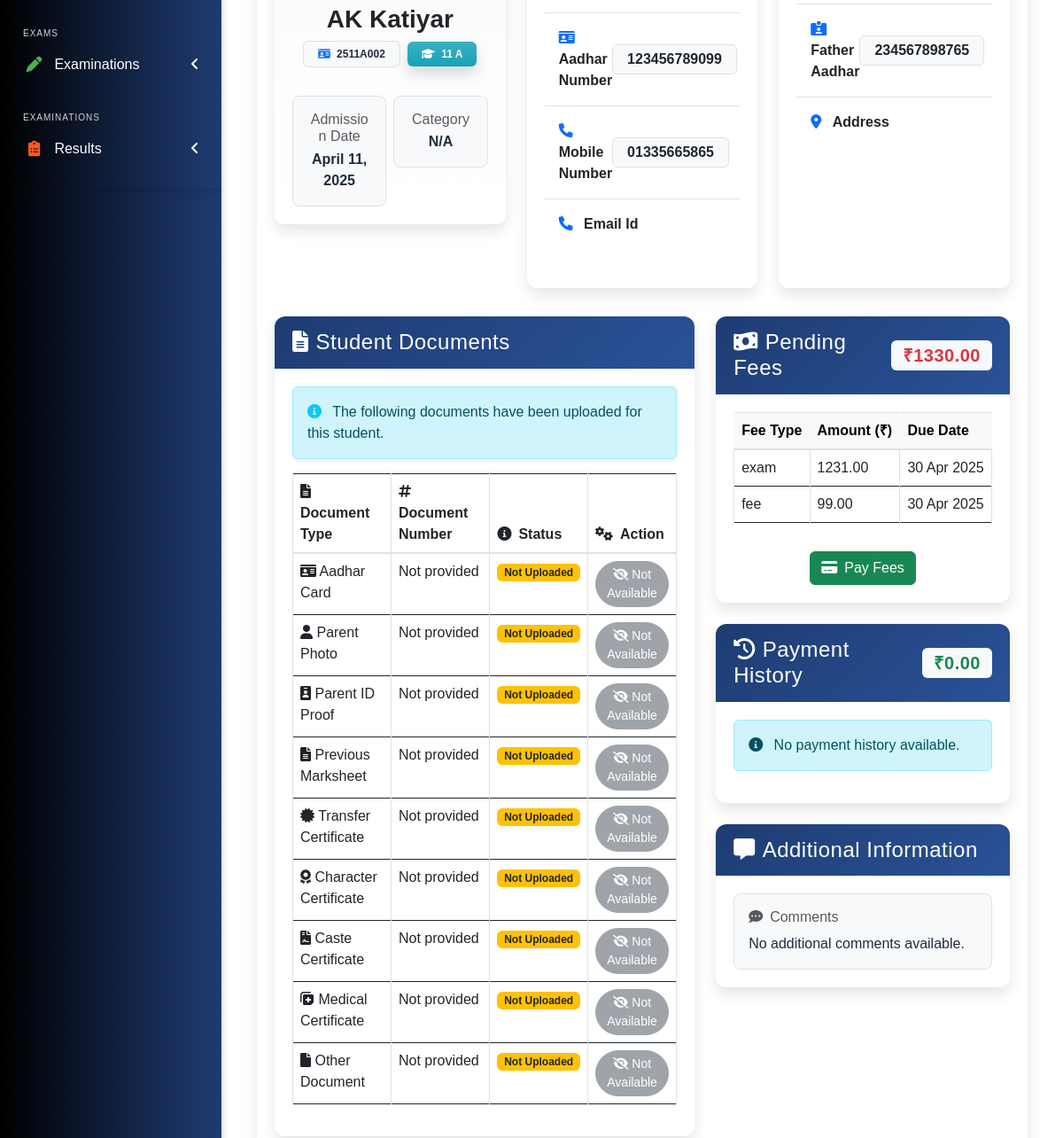
Before: /student/9/ (signed in, middle part) with the older database file.
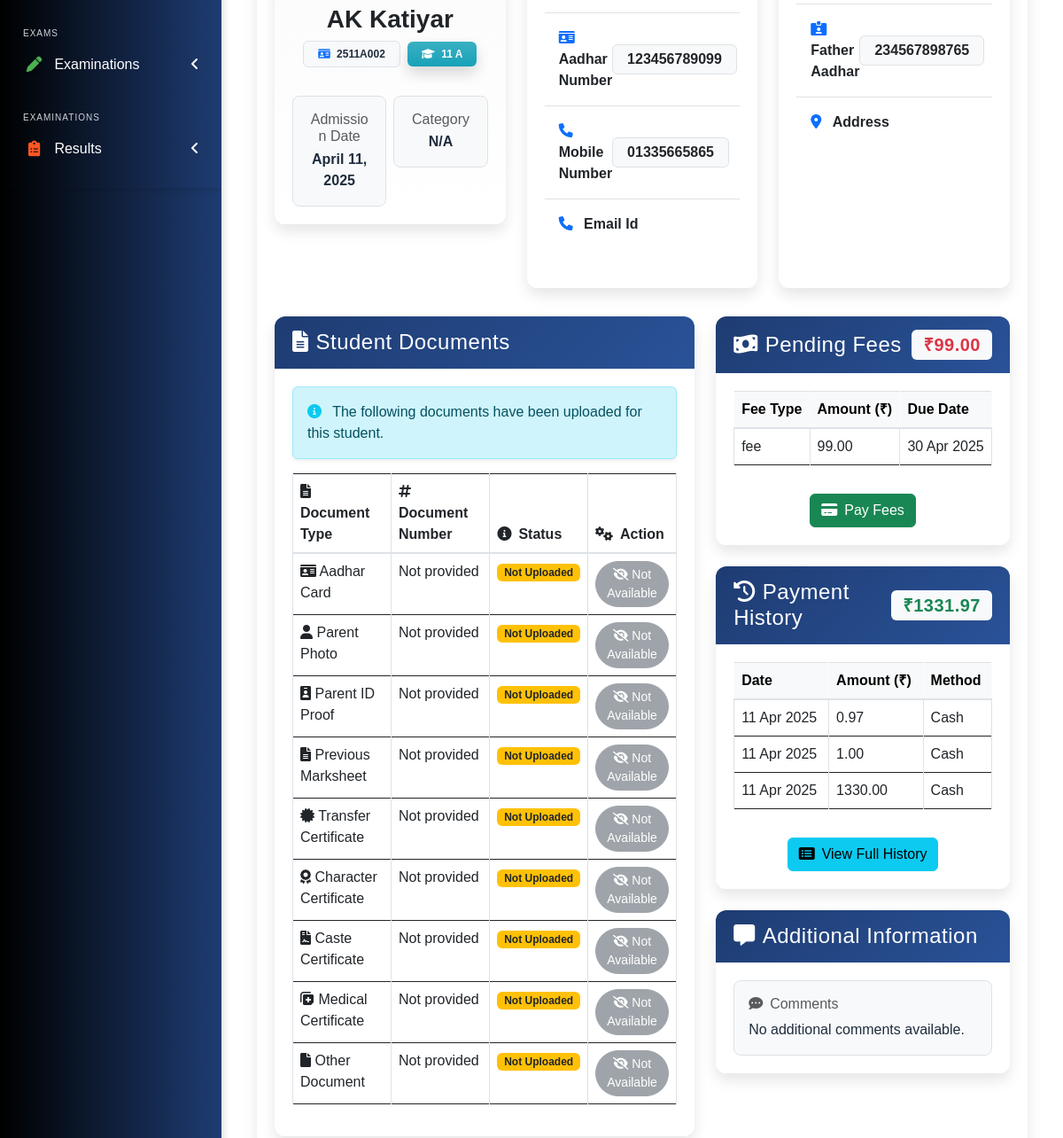
After: the same page with the newer database file.
### apps/fees/models.py (models this page shows, shortened)
class PendingFee(models.Model):
    student = models.ForeignKey('students.Student', on_delete=models.CASCADE, related_name='pending_fees')
    fee_type = models.CharField(max_length=100)
    amount = models.DecimalField(max_digits=10, decimal_places=2)
    due_date = models.DateField()
    late_fee = models.DecimalField(max_digits=10, decimal_places=2, default=0)
    discount = models.DecimalField(max_digits=10, decimal_places=2, default=0)
    created_at = models.DateTimeField(auto_now_add=True)
    updated_at = models.DateTimeField(auto_now=True)
    paid = models.BooleanField(default=False)
    def get_discounted_amount(self):
        return self.amount - (self.amount * self.discount / 100)

class FeePayment(models.Model):
    PAYMENT_STATUS = [
        ("Paid", "Paid"),
        ("Pending", "Pending"),
    ]
    PAYMENT_METHODS = [
        ("Cash", "Cash"),
        ("Online", "Online"),
        ("Bank Transfer", "Bank Transfer")
    ]
    student = models.ForeignKey('students.Student', on_delete=models.CASCADE)
    amount = models.DecimalField(max_digits=10, decimal_places=2)
    payment_method = models.CharField(max_length=50, choices=PAYMENT_METHODS)
    transaction_id = models.CharField(max_length=100, blank=True, null=True, help_text="Required for online or bank transfers")
    date = models.DateTimeField(default=timezone.now)
    status = models.CharField(max_length=20, choices=PAYMENT_STATUS, default="Pending")
    fee_category = models.CharField(max_length=50, default="Regular")

### apps/students/views.py (the view)
# urls.py: path("<int:pk>/", StudentDetailView.as_view(), name="student-detail"),
class StudentDetailView(LoginRequiredMixin, DetailView):
    model = Student
    template_name = "students/student_detail.html"
    def get_context_data(self, **kwargs):
        context = super(StudentDetailView, self).get_context_data(**kwargs)
        context['documents'] = StudentDocument.objects.filter(student=self.object).first()
        from apps.fees.models import PendingFee, FeePayment
        from django.db.models import Sum
        pending_fees = PendingFee.objects.filter(student=self.object, paid=False).order_by('due_date')
        context['pending_fees'] = pending_fees
        total_pending = sum(fee.get_discounted_amount() for fee in pending_fees)
        context['total_pending_amount'] = total_pending
        payment_history = FeePayment.objects.filter(student=self.object).order_by('-date')[:5]
        context['payment_history'] = payment_history
        total_paid = FeePayment.objects.filter(student=self.object, status='Paid').aggregate(total=Sum('amount'))['total'] or 0
        context['total_paid_amount'] = total_paid
        return context

### apps/corecode/context_processors.py (called while the page is built)
def site_defaults(request):
    current_session = AcademicSession.objects.get(current=True)
    current_term = AcademicTerm.objects.get(current=True)
    vals = SiteConfig.objects.all()
    contexts = {
        "current_session": current_session.name,
        "current_term": current_term.name,
    }
    for val in vals:
        contexts[val.key] = val.value
    return contexts

def global_college_profile(request):
    try:
        profile = CollegeProfileModel.objects.first()
    except CollegeProfileModel.DoesNotExist:
        profile = None
    return {'profile': profile}

### apps/corecode/models.py (called while the page is built)
    def __str__(self):
        return self.name

### apps/students/templates/students/student_detail.html (shortened to what the changed rows need)
{% extends 'base.html' %}
{% load static %}
{% block content %}
<div class="container-fluid px-0 py-3">
  <div class="row g-4">
    <div class="col-md-7">
      {% if documents %}
      <div class="profile-section card shadow-lg border-0 rounded-4 overflow-hidden">
        <div class="card-body p-3">
          <div class="table-responsive">
            <table class="doc-table table table-bordered table-hover">
              <thead>
                <tr>
                  <th><i class="fas fa-file-alt me-2"></i>Document Type</th>
                  <th><i class="fas fa-hashtag me-2"></i>Document Number</th>
                  <th><i class="fas fa-info-circle me-2"></i>Status</th>
                  <th><i class="fas fa-cogs me-2"></i>Action</th>
                </tr>
              </thead>
            </table>
          </div>
        </div>
      </div>
      {% endif %}
    </div>
    <div class="col-md-5">
      <div class="profile-section card shadow-lg border-0 rounded-4 overflow-hidden mb-4">
        <div class="card-header text-white p-3" style="background: linear-gradient(135deg, #e74c3c, #c0392b);">
          <div class="d-flex justify-content-between align-items-center">
            <h4 class="mb-0"><i class="fas fa-money-bill-wave me-2"></i>Pending Fees</h4>
            <span class="badge bg-light text-danger fs-5 fw-bold">₹{{ total_pending_amount|floatformat:2 }}</span>
          </div>
        </div>
        <div class="card-body p-3">
          {% if pending_fees %}
          <div class="table-responsive">
            <table class="table table-hover table-bordered">
              <thead class="table-light">
                <tr>
                  <th>Fee Type</th>
                  <th>Amount (₹)</th>
                  <th>Due Date</th>
                </tr>
              </thead>
              <tbody>
                {% for fee in pending_fees %}
                <tr>
                  <td>{{ fee.fee_type }}</td>
                  <td>{{ fee.get_discounted_amount|floatformat:2 }}</td>
                  <td>{{ fee.due_date|date:"d M Y" }}</td>
                </tr>
                {% endfor %}
              </tbody>
            </table>
          </div>
          {% else %}
          <div class="alert alert-success">
            <i class="fas fa-check-circle me-2"></i> No pending fees at this time.
          </div>
          {% endif %}
        </div>
      </div>
      <div class="profile-section card shadow-lg border-0 rounded-4 overflow-hidden mb-4">
        <div class="card-header text-white p-3" style="background: linear-gradient(135deg, #2ecc71, #27ae60);">
          <div class="d-flex justify-content-between align-items-center">
            <h4 class="mb-0"><i class="fas fa-history me-2"></i>Payment History</h4>
            <span class="badge bg-light text-success fs-5 fw-bold">₹{{ total_paid_amount|floatformat:2 }}</span>
          </div>
        </div>
        <div class="card-body p-3">
          {% if payment_history %}
          <div class="table-responsive">
            <table class="table table-hover table-bordered">
              <thead class="table-light">
                <tr>
                  <th>Date</th>
                  <th>Amount (₹)</th>
                  <th>Method</th>
                </tr>
              </thead>
              <tbody>
                {% for payment in payment_history %}
                <tr>
                  <td>{{ payment.date|date:"d M Y" }}</td>
                  <td>{{ payment.amount|floatformat:2 }}</td>
                  <td>{{ payment.payment_method }}</td>
                </tr>
                {% endfor %}
              </tbody>
            </table>
          </div>
          <div class="text-center mt-3">
            <a href="{% url 'fees:student_fee_history' object.id %}" class="btn btn-info">
              <i class="fas fa-list-alt me-2"></i>View Full History
            </a>
          </div>
          {% else %}
          <div class="alert alert-info">
            <i class="fas fa-info-circle me-2"></i> No payment history available.
          </div>
          {% endif %}
        </div>
      </div>
    </div>
  </div>
</div>
{% endblock content %}

Changed rows visible on the page:
no longer on this page (row edited): PendingFee: fee_type "exam", get_discounted_amount "1231.00", due_date "30 Apr 2025"
added FeePayment: date "11 Apr 2025", amount "0.97", payment_method "Cash"
added FeePayment: date "11 Apr 2025", amount "1.00", payment_method "Cash"
added FeePayment: date "11 Apr 2025", amount "1330.00", payment_method "Cash"
Other visible differences:
{{ total_pending_amount|floatformat:2 }}: "1330.00" → "99.00"
{{ total_paid_amount|floatformat:2 }}: "0.00" → "1331.97"
text no longer shown: "No payment history available."
text now shown: "Date Amount (₹) Method View Full History"
